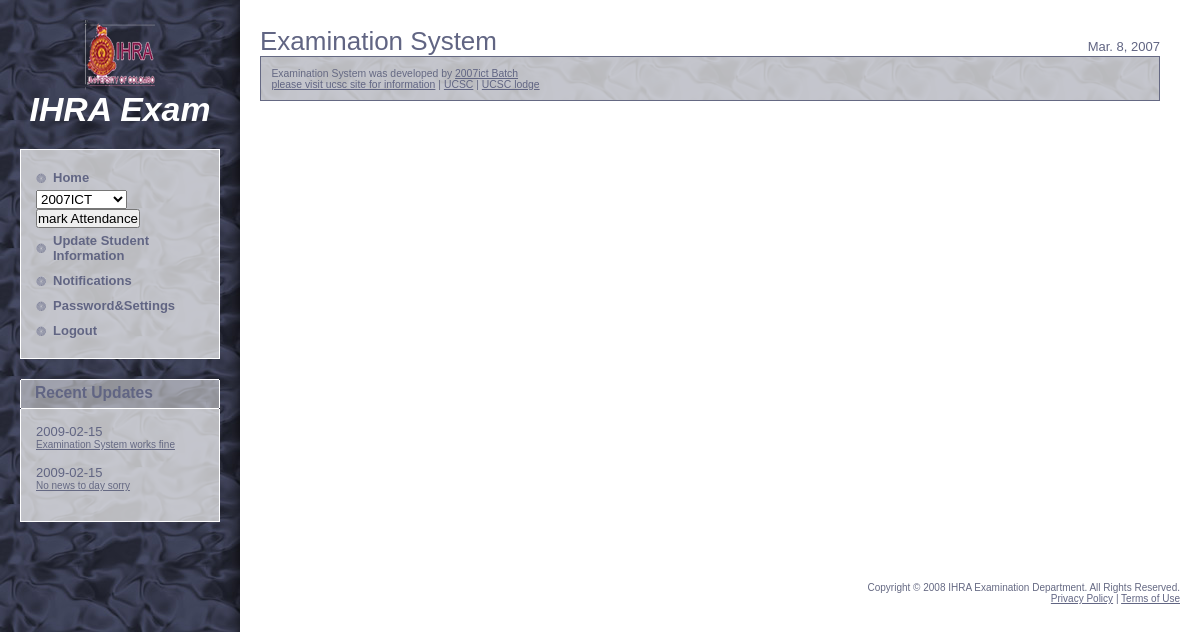
The app's page /noneed/OfficerReports.php with its own data.
### tables this page shows
CREATE TABLE `news` (
  `Nid` int(10) NOT NULL auto_increment,
  `Date` varchar(50) default NULL,
  `item` varchar(1000) default NULL,
  PRIMARY KEY  (`Nid`)
);

### class/Connection.php (called while the page is built, shortened)
<?php
class Connection{
    public static  function connect($query){
        $result=mysql_query($query) or die("qurery failed".mysql_error());
        return $result;
    }
}
?>

### class/Course.php (called while the page is built, shortened)
<?php
require_once("Subject.php");
include_once("Connection.php");
class Course {
    public function getAllActiveCourses(){
        $query="select * from ActiveCourse left join Course on ActiveCourse.C_id=Course.C_id where Current='T'";
        $result= Connection::connect($query);
        while($row=mysql_fetch_array($result)){
            $course1=new Course();
            $ac=$row['Ac_id'];
            $course1->Ac_id=$ac;
            $course1->C_id=$row['C_id'];
            $course1->CourseName=$row['CourseName'];
            $course1->LecturerInCharge=$row['LecturerInCharge'];
            $course1->StartDate=$row['StartDate'];
            $course1->Years=$row['Years'];
            $course1->Degree=$row['Degree'];
            $Courses["$ac"]=$course1;
        }
        if(Connection::$affectedrows!=0){
            return $Courses;
        }
        else{
            return false;
        }
    }
}
?>

### class/News.php (called while the page is built, shortened)
<?php
require_once('Connection.php');
class News {
    public function setNewsItems(){
        $query="select * from News ";
        $result=Connection::connect($query);
        while($row=mysql_fetch_array($result)){
            $new=new News();
            $nid=$row['Nid'];
            $new->Date=$row['Date'];
            $new->Item=$row['item'];
            $new->NID=$nid;
            $news["$nid"]=$new;
        }
        if(Connection::$affectedrows!=0){
             return $news;
        }
        else{
            return false;
        }
    }
}
?>

### noneed/OfficerReports.php (the view, shortened to what this page needs)
<?php
require("class/Course.php");
$cos=new Course();
$courses=$cos->getAllActiveCourses();
?>
<!DOCTYPE html PUBLIC "-//W3C//DTD XHTML 1.0 Strict//EN" "http://www.w3.org/TR/xhtml1/DTD/xhtml1-strict.dtd">
<html xmlns="http://www.w3.org/1999/xhtml">
<head>
<link href="Style/default2.css" rel="stylesheet" type="text/css" />
</head>
<body>
<div id="sidebar">
	<div id="logo">
		<h1><a href="#">IHRA Exam </a></h1>
	</div>
	<div id="menu" class="boxed">
		<div class="content">
			<ul>
				<li class="active"><a href="Officer.php" title="">Home</a></li>
				<li>
                <form action="OfficerMarkAttendance.php"><select type="text" name="course">
      <?php
      if(is_array($courses)){
      foreach($courses as $co){
          echo "<option>$co->Ac_id</option>";
      }
      }
      ?>
      </select><br />
      <input type="submit" value="mark Attendance"></form>  </li>
				<li><a href="OfficerUpdateStudentInfo.php" title="">Update Student Information</a></li>
				<li><a href="OfficerNotifications.php" title="">Notifications</a></li>
				<li><a href="ChangePassword.php" title="">Password&Settings</a></li>
				<li><a href="Script/Logout.php" title="">Logout</a></li>
			</ul>
		</div>
	</div>
	    <div id="updates" class="boxed">
        <h2 class="title">Recent Updates</h2>
        <div class="content">
            <ul>
                <?php
                include_once('class/News.php');
                $news=new News();
                if(isset($_SESSION['news'])){
                    $new=unserialize($_SESSION['news']);
                }
                else{
                    $new=$news->setNewsItems();
                }
                if(is_array($new)){
                    foreach($new as $ne){
                        echo "<li>";
                        echo "<h3>$ne->Date</h3>";
                        echo "<p><u>$ne->Item</u></p>";
                        echo "</li>";
                    }
                }
                else{
                    echo "<li>";
                    echo "no news added by the adminstrator";
                    echo "</li>";
                }
                ?>
            </ul>
        </div>
    </div>
</div>
<div id="main">
	<div id="welcome" class="post">
		<h2 class="title">Examination System</h2>
		<h3 class="date"><span class="month">Mar.</span> <span class="day">8</span><span class="year">, 2007</span></h3>
		<div class="meta">
			<p>Examination System was developed by <a href="index.php">2007ict Batch</a><br />
				<a href="#">please visit ucsc site for information</a> | <a href="ucsc.cmb.ac.lk">UCSC</a> | <a href="www.ucsclodge.lk">UCSC lodge</a></p>
		</div>
	  <div class="story">
	    <p>&nbsp;</p>
	    <p>&nbsp;</p>
	    <p>&nbsp;</p>
	    <p>&nbsp;</p>
	    <p>&nbsp;</p>
	  </div>
	</div>
	<div id="example" class="post">
		<h2 class="title">&nbsp;</h2>
  </div>
</div>
 <div id="footer">
            <p id="legal">Copyright &copy; 2008 IHRA Examination Department. All Rights Reserved. </p>
            <p id="links"><a href="#">Privacy Policy</a> | <a href="#">Terms of Use</a></p>
        </div>
</body>
</html>

### Style/default2.css (style rules this page uses)
* { margin: 0; padding: 0; }
body { background: #FFFFFF url(../images/img01.jpg) repeat-y; font: normal small Arial, Helvetica, sans-serif; color: #656983; }
h1, h2, h3 { font-weight: normal; color: #616583; }
h2 { font-size: 2em; }
p, blockquote, ul, ol { margin-bottom: 1.5em; }
ul { margin-left: 3em; }
a { color: #616583; }
.boxed { margin-bottom: 20px; }
.boxed .title { height: 25px; padding: 5px 0 0 15px; background: url(../images/img03.gif) no-repeat; font-size: 1.2em; font-weight: bold; }
.boxed .content { padding: 15px; background: url(../images/img04.gif); border: 1px solid #FFFFFF; border-top: none; }
.post { padding: 2em 0 0 0; }
.post .date { margin: -1.4em 0 .2em 0; text-align: right; font-size: 1em; }
.post .meta { padding: 1em; background: #656983 url(../images/img04.gif); border: 1px solid #656983; font-size: .8em; }
.post .meta p { margin: 0; }
.post .story { padding: 1em; }
.post .story p, .post .story blockquote, .post .story ul, .post .story ol { line-height: 1.7em; }
#logo { padding: 70px 0 20px 0; background: url(../images/ucsc.png) no-repeat center top; text-align: center; }
#logo h1 { font-size: 2.6em; font-weight: bold; font-style: italic; }
#logo a { text-decoration: none; color: #FFFFFF; }
#main { margin: 0 40px 0 260px; }
#sidebar { float: left; position: relative; width: 200px; padding: 20px; }
#menu .content { border: 1px solid #FFFFFF; }
#menu ul { margin: 0; list-style: none; }
#menu li { display: block; }
#menu a { display: block; padding: 5px 0 5px 17px; background: url(../images/img05.gif) no-repeat left center; text-decoration: none; font-weight: bold; }
#updates ul { margin: 0; padding: 0; list-style: none; }
#updates h3 { font-size: small; }
#updates p { font-size: x-small; }
#footer { clear: both; padding: 20px; }
#footer p { margin: 0; text-align: right; font-size: x-small; }

### records on screen
news: Date "2009-02-15", item "Examination System works fine"
news: Date "2009-02-15", item "No news to day sorry"

### other values on screen
form field course "2007ICT"
